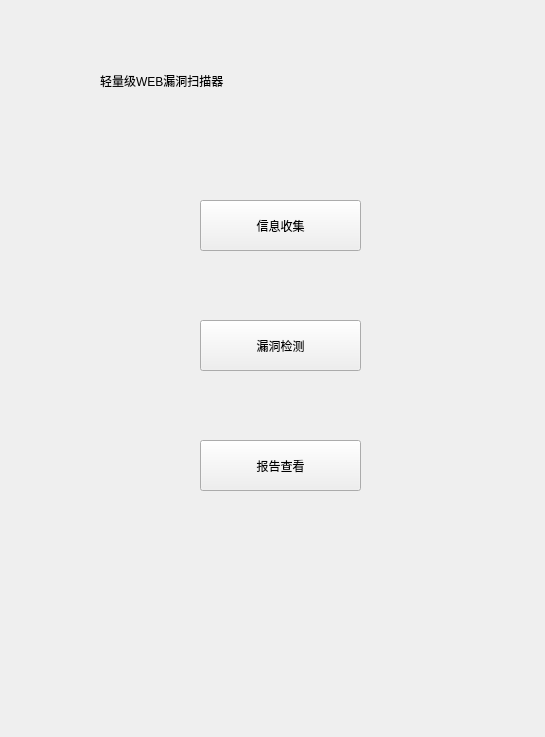
<?xml version="1.0" encoding="UTF-8"?>
<ui version="4.0">
 <class>Zhujiemian</class>
 <widget class="QWidget" name="Zhujiemian">
  <property name="geometry">
   <rect>
    <x>0</x>
    <y>0</y>
    <width>545</width>
    <height>737</height>
   </rect>
  </property>
  <property name="windowTitle">
   <string>Zhujiemiam</string>
  </property>
  <property name="windowIcon">
   <iconset>
    <normaloff>C:/Users/23584/Pictures/lovewallpaper/PK2.png</normaloff>C:/Users/23584/Pictures/lovewallpaper/PK2.png</iconset>
  </property>
  <widget class="QLabel" name="label">
   <property name="geometry">
    <rect>
     <x>100</x>
     <y>30</y>
     <width>391</width>
     <height>101</height>
    </rect>
   </property>
   <property name="styleSheet">
    <string notr="true">font: 22pt &quot;楷体&quot;;</string>
   </property>
   <property name="text">
    <string>轻量级WEB漏洞扫描器</string>
   </property>
  </widget>
  <widget class="QPushButton" name="pushButton">
   <property name="geometry">
    <rect>
     <x>200</x>
     <y>200</y>
     <width>161</width>
     <height>51</height>
    </rect>
   </property>
   <property name="text">
    <string>信息收集</string>
   </property>
  </widget>
  <widget class="QPushButton" name="pushButton_2">
   <property name="geometry">
    <rect>
     <x>200</x>
     <y>320</y>
     <width>161</width>
     <height>51</height>
    </rect>
   </property>
   <property name="text">
    <string>漏洞检测</string>
   </property>
  </widget>
  <widget class="QPushButton" name="pushButton_3">
   <property name="geometry">
    <rect>
     <x>200</x>
     <y>440</y>
     <width>161</width>
     <height>51</height>
    </rect>
   </property>
   <property name="text">
    <string>报告查看</string>
   </property>
  </widget>
 </widget>
 <resources/>
 <connections/>
</ui>
